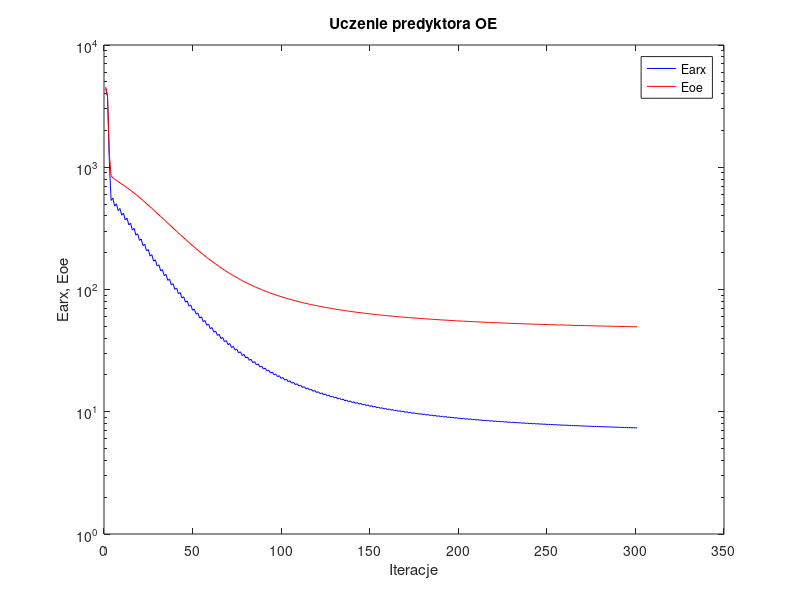
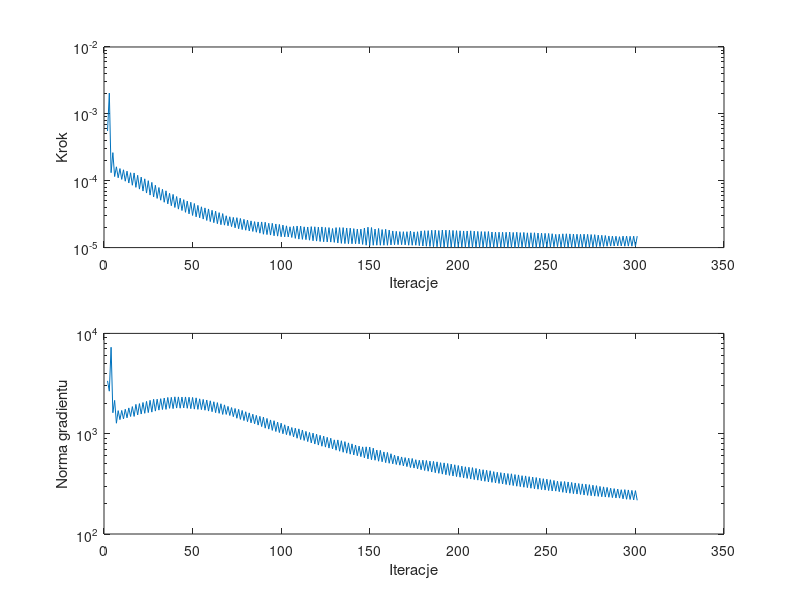

Write the MATLAB code that produced these figures, in order.
%uczenie predyktora oe
clear all;
n=0; farx(n+1)=4.406945e+003; foe(n+1)=4.557609e+003; wspucz(n+1)=0.000000e+000; ng(n+1)=0.000000e+000;
n=1; farx(n+1)=3.758812e+003; foe(n+1)=3.785570e+003; krok(n+1)=5.534736e-004; ng(n+1)=3.361259e+003;
n=2; farx(n+1)=1.128715e+003; foe(n+1)=1.291581e+003; krok(n+1)=2.041615e-003; ng(n+1)=2.655039e+003;
n=3; farx(n+1)=5.350142e+002; foe(n+1)=8.520528e+002; krok(n+1)=1.319295e-004; ng(n+1)=7.274537e+003;
n=4; farx(n+1)=5.597741e+002; foe(n+1)=8.200504e+002; krok(n+1)=2.630324e-004; ng(n+1)=1.617871e+003;
n=5; farx(n+1)=4.813698e+002; foe(n+1)=7.973255e+002; krok(n+1)=1.154043e-004; ng(n+1)=2.148220e+003;
n=6; farx(n+1)=5.023098e+002; foe(n+1)=7.799785e+002; krok(n+1)=1.614953e-004; ng(n+1)=1.272051e+003;
n=7; farx(n+1)=4.415656e+002; foe(n+1)=7.622684e+002; krok(n+1)=1.107642e-004; ng(n+1)=1.698639e+003;
n=8; farx(n+1)=4.603699e+002; foe(n+1)=7.461360e+002; krok(n+1)=1.520709e-004; ng(n+1)=1.381319e+003;
n=9; farx(n+1)=4.052721e+002; foe(n+1)=7.290599e+002; krok(n+1)=1.046887e-004; ng(n+1)=1.705678e+003;
n=10; farx(n+1)=4.209976e+002; foe(n+1)=7.131755e+002; krok(n+1)=1.457243e-004; ng(n+1)=1.405360e+003;
n=11; farx(n+1)=3.704763e+002; foe(n+1)=6.962540e+002; krok(n+1)=9.833971e-005; ng(n+1)=1.752209e+003;
n=12; farx(n+1)=3.837529e+002; foe(n+1)=6.804281e+002; krok(n+1)=1.389822e-004; ng(n+1)=1.440104e+003;
n=13; farx(n+1)=3.375172e+002; foe(n+1)=6.635554e+002; krok(n+1)=9.243013e-005; ng(n+1)=1.807617e+003;
n=14; farx(n+1)=3.488621e+002; foe(n+1)=6.477823e+002; krok(n+1)=1.316270e-004; ng(n+1)=1.484291e+003;
n=15; farx(n+1)=3.072772e+002; foe(n+1)=6.309996e+002; krok(n+1)=8.559513e-005; ng(n+1)=1.863888e+003;
n=16; farx(n+1)=3.166118e+002; foe(n+1)=6.150004e+002; krok(n+1)=1.307587e-004; ng(n+1)=1.486600e+003;
n=17; farx(n+1)=2.782027e+002; foe(n+1)=5.980661e+002; krok(n+1)=7.961977e-005; ng(n+1)=1.960146e+003;
n=18; farx(n+1)=2.863369e+002; foe(n+1)=5.824019e+002; krok(n+1)=1.205665e-004; ng(n+1)=1.537962e+003;
n=19; farx(n+1)=2.520762e+002; foe(n+1)=5.659297e+002; krok(n+1)=7.492449e-005; ng(n+1)=1.995252e+003;
n=20; farx(n+1)=2.591119e+002; foe(n+1)=5.505803e+002; krok(n+1)=1.133097e-004; ng(n+1)=1.570048e+003;
n=21; farx(n+1)=2.284269e+002; foe(n+1)=5.345429e+002; krok(n+1)=7.005353e-005; ng(n+1)=2.046369e+003;
n=22; farx(n+1)=2.345731e+002; foe(n+1)=5.196060e+002; krok(n+1)=1.067624e-004; ng(n+1)=1.596709e+003;
n=23; farx(n+1)=2.070617e+002; foe(n+1)=5.040649e+002; krok(n+1)=6.543012e-005; ng(n+1)=2.099848e+003;
n=24; farx(n+1)=2.125073e+002; foe(n+1)=4.896612e+002; krok(n+1)=1.001340e-004; ng(n+1)=1.623498e+003;
n=25; farx(n+1)=1.879360e+002; foe(n+1)=4.747115e+002; krok(n+1)=6.097986e-005; ng(n+1)=2.151272e+003;
n=26; farx(n+1)=1.927219e+002; foe(n+1)=4.608555e+002; krok(n+1)=9.441524e-005; ng(n+1)=1.641214e+003;
n=27; farx(n+1)=1.706318e+002; foe(n+1)=4.465401e+002; krok(n+1)=5.720244e-005; ng(n+1)=2.202738e+003;
n=28; farx(n+1)=1.749002e+002; foe(n+1)=4.334332e+002; krok(n+1)=8.559513e-005; ng(n+1)=1.679949e+003;
n=29; farx(n+1)=1.553703e+002; foe(n+1)=4.200603e+002; krok(n+1)=5.440277e-005; ng(n+1)=2.208226e+003;
n=30; farx(n+1)=1.592892e+002; foe(n+1)=4.076885e+002; krok(n+1)=7.910691e-005; ng(n+1)=1.718447e+003;
n=31; farx(n+1)=1.418493e+002; foe(n+1)=3.950696e+002; krok(n+1)=5.113377e-005; ng(n+1)=2.233215e+003;
n=32; farx(n+1)=1.454076e+002; foe(n+1)=3.833549e+002; krok(n+1)=7.447980e-005; ng(n+1)=1.742077e+003;
n=33; farx(n+1)=1.297699e+002; foe(n+1)=3.714046e+002; krok(n+1)=4.766085e-005; ng(n+1)=2.266888e+003;
n=34; farx(n+1)=1.329163e+002; foe(n+1)=3.602837e+002; krok(n+1)=7.066590e-005; ng(n+1)=1.747028e+003;
n=35; farx(n+1)=1.187358e+002; foe(n+1)=3.490107e+002; krok(n+1)=4.506169e-005; ng(n+1)=2.298077e+003;
n=36; farx(n+1)=1.217071e+002; foe(n+1)=3.386642e+002; krok(n+1)=6.485137e-005; ng(n+1)=1.790513e+003;
n=37; farx(n+1)=1.090955e+002; foe(n+1)=3.281519e+002; krok(n+1)=4.229784e-005; ng(n+1)=2.303982e+003;
n=38; farx(n+1)=1.117102e+002; foe(n+1)=3.183414e+002; krok(n+1)=6.244891e-005; ng(n+1)=1.778663e+003;
n=39; farx(n+1)=1.002307e+002; foe(n+1)=3.084331e+002; krok(n+1)=3.980988e-005; ng(n+1)=2.331161e+003;
n=40; farx(n+1)=1.026476e+002; foe(n+1)=2.992976e+002; krok(n+1)=5.805985e-005; ng(n+1)=1.800949e+003;
n=41; farx(n+1)=9.235867e+001; foe(n+1)=2.900951e+002; krok(n+1)=3.762088e-005; ng(n+1)=2.326179e+003;
n=42; farx(n+1)=9.450646e+001; foe(n+1)=2.815246e+002; krok(n+1)=5.493831e-005; ng(n+1)=1.795172e+003;
n=43; farx(n+1)=8.519271e+001; foe(n+1)=2.729790e+002; krok(n+1)=3.583315e-005; ng(n+1)=2.318884e+003;
n=44; farx(n+1)=8.723645e+001; foe(n+1)=2.650315e+002; krok(n+1)=5.210339e-005; ng(n+1)=1.807519e+003;
n=45; farx(n+1)=7.877322e+001; foe(n+1)=2.570377e+002; krok(n+1)=3.369455e-005; ng(n+1)=2.324860e+003;
n=46; farx(n+1)=8.060640e+001; foe(n+1)=2.496154e+002; krok(n+1)=4.960813e-005; ng(n+1)=1.792179e+003;
n=47; farx(n+1)=7.295638e+001; foe(n+1)=2.422127e+002; krok(n+1)=3.195675e-005; ng(n+1)=2.308558e+003;
n=48; farx(n+1)=7.462987e+001; foe(n+1)=2.353004e+002; krok(n+1)=4.765565e-005; ng(n+1)=1.776093e+003;
n=49; farx(n+1)=6.766811e+001; foe(n+1)=2.284186e+002; krok(n+1)=3.023762e-005; ng(n+1)=2.298452e+003;
n=50; farx(n+1)=6.919394e+001; foe(n+1)=2.219978e+002; krok(n+1)=4.565415e-005; ng(n+1)=1.758404e+003;
n=51; farx(n+1)=6.284463e+001; foe(n+1)=2.156314e+002; krok(n+1)=2.885108e-005; ng(n+1)=2.277010e+003;
n=52; farx(n+1)=6.424120e+001; foe(n+1)=2.097103e+002; krok(n+1)=4.279756e-005; ng(n+1)=1.748099e+003;
n=53; farx(n+1)=5.849284e+001; foe(n+1)=2.038987e+002; krok(n+1)=2.791016e-005; ng(n+1)=2.226719e+003;
n=54; farx(n+1)=5.981865e+001; foe(n+1)=1.984536e+002; krok(n+1)=4.073849e-005; ng(n+1)=1.738595e+003;
n=55; farx(n+1)=5.456977e+001; foe(n+1)=1.930901e+002; krok(n+1)=2.668806e-005; ng(n+1)=2.196218e+003;
n=56; farx(n+1)=5.580706e+001; foe(n+1)=1.880633e+002; krok(n+1)=3.923630e-005; ng(n+1)=1.714381e+003;
n=57; farx(n+1)=5.100911e+001; foe(n+1)=1.831076e+002; krok(n+1)=2.545461e-005; ng(n+1)=2.166517e+003;
n=58; farx(n+1)=5.214391e+001; foe(n+1)=1.784588e+002; krok(n+1)=3.782669e-005; ng(n+1)=1.681028e+003;
n=59; farx(n+1)=4.774835e+001; foe(n+1)=1.738992e+002; krok(n+1)=2.449700e-005; ng(n+1)=2.127200e+003;
n=60; farx(n+1)=4.881330e+001; foe(n+1)=1.696269e+002; krok(n+1)=3.613934e-005; ng(n+1)=1.656597e+003;
n=61; farx(n+1)=4.480206e+001; foe(n+1)=1.654428e+002; krok(n+1)=2.357491e-005; ng(n+1)=2.081116e+003;
n=62; farx(n+1)=4.579207e+001; foe(n+1)=1.615004e+002; krok(n+1)=3.501276e-005; ng(n+1)=1.620719e+003;
n=63; farx(n+1)=4.209274e+001; foe(n+1)=1.576453e+002; krok(n+1)=2.277170e-005; ng(n+1)=2.041576e+003;
n=64; farx(n+1)=4.303208e+001; foe(n+1)=1.540341e+002; krok(n+1)=3.333618e-005; ng(n+1)=1.597174e+003;
n=65; farx(n+1)=3.965535e+001; foe(n+1)=1.505047e+002; krok(n+1)=2.201176e-005; ng(n+1)=1.988307e+003;
n=66; farx(n+1)=4.052166e+001; foe(n+1)=1.471708e+002; krok(n+1)=3.223481e-005; ng(n+1)=1.556432e+003;
n=67; farx(n+1)=3.737642e+001; foe(n+1)=1.439326e+002; krok(n+1)=2.167257e-005; ng(n+1)=1.938273e+003;
n=68; farx(n+1)=3.823611e+001; foe(n+1)=1.409127e+002; krok(n+1)=2.992557e-005; ng(n+1)=1.556593e+003;
n=69; farx(n+1)=3.536486e+001; foe(n+1)=1.379617e+002; krok(n+1)=2.122479e-005; ng(n+1)=1.871727e+003;
n=70; farx(n+1)=3.617041e+001; foe(n+1)=1.351781e+002; krok(n+1)=2.890345e-005; ng(n+1)=1.519659e+003;
n=71; farx(n+1)=3.352829e+001; foe(n+1)=1.324647e+002; krok(n+1)=2.060293e-005; ng(n+1)=1.821701e+003;
n=72; farx(n+1)=3.428808e+001; foe(n+1)=1.298940e+002; krok(n+1)=2.829063e-005; ng(n+1)=1.478744e+003;
n=73; farx(n+1)=3.185279e+001; foe(n+1)=1.273840e+002; krok(n+1)=1.977673e-005; ng(n+1)=1.784310e+003;
n=74; farx(n+1)=3.255357e+001; foe(n+1)=1.249964e+002; krok(n+1)=2.800232e-005; ng(n+1)=1.425736e+003;
n=75; farx(n+1)=3.029027e+001; foe(n+1)=1.226718e+002; krok(n+1)=1.912864e-005; ng(n+1)=1.749124e+003;
n=76; farx(n+1)=3.095198e+001; foe(n+1)=1.204690e+002; krok(n+1)=2.726938e-005; ng(n+1)=1.388992e+003;
n=77; farx(n+1)=2.885491e+001; foe(n+1)=1.183239e+002; krok(n+1)=1.860264e-005; ng(n+1)=1.705025e+003;
n=78; farx(n+1)=2.947620e+001; foe(n+1)=1.162900e+002; krok(n+1)=2.647223e-005; ng(n+1)=1.352223e+003;
n=79; farx(n+1)=2.753343e+001; foe(n+1)=1.143150e+002; krok(n+1)=1.819728e-005; ng(n+1)=1.655382e+003;
n=80; farx(n+1)=2.812497e+001; foe(n+1)=1.124383e+002; krok(n+1)=2.580710e-005; ng(n+1)=1.318449e+003;
n=81; farx(n+1)=2.631922e+001; foe(n+1)=1.106120e+002; krok(n+1)=1.773106e-005; ng(n+1)=1.612972e+003;
n=82; farx(n+1)=2.687536e+001; foe(n+1)=1.088764e+002; krok(n+1)=2.509886e-005; ng(n+1)=1.283157e+003;
n=83; farx(n+1)=2.519431e+001; foe(n+1)=1.071922e+002; krok(n+1)=1.743790e-005; ng(n+1)=1.564168e+003;
n=84; farx(n+1)=2.573047e+001; foe(n+1)=1.055918e+002; krok(n+1)=2.444110e-005; ng(n+1)=1.255508e+003;
n=85; farx(n+1)=2.416690e+001; foe(n+1)=1.040307e+002; krok(n+1)=1.697768e-005; ng(n+1)=1.523784e+003;
n=86; farx(n+1)=2.467369e+001; foe(n+1)=1.025442e+002; krok(n+1)=2.418894e-005; ng(n+1)=1.218409e+003;
n=87; farx(n+1)=2.321760e+001; foe(n+1)=1.010914e+002; krok(n+1)=1.643712e-005; ng(n+1)=1.489618e+003;
n=88; farx(n+1)=2.369356e+001; foe(n+1)=9.970508e+001; krok(n+1)=2.418894e-005; ng(n+1)=1.177477e+003;
n=89; farx(n+1)=2.233568e+001; foe(n+1)=9.834765e+001; krok(n+1)=1.584198e-005; ng(n+1)=1.464017e+003;
n=90; farx(n+1)=2.277008e+001; foe(n+1)=9.704942e+001; krok(n+1)=2.394830e-005; ng(n+1)=1.135248e+003;
n=91; farx(n+1)=2.149814e+001; foe(n+1)=9.579365e+001; krok(n+1)=1.565988e-005; ng(n+1)=1.419441e+003;
n=92; farx(n+1)=2.191644e+001; foe(n+1)=9.459607e+001; krok(n+1)=2.310648e-005; ng(n+1)=1.110804e+003;
n=93; farx(n+1)=2.073599e+001; foe(n+1)=9.343562e+001; krok(n+1)=1.539716e-005; ng(n+1)=1.371524e+003;
n=94; farx(n+1)=2.113431e+001; foe(n+1)=9.231818e+001; krok(n+1)=2.307378e-005; ng(n+1)=1.078809e+003;
n=95; farx(n+1)=2.001956e+001; foe(n+1)=9.123038e+001; krok(n+1)=1.502405e-005; ng(n+1)=1.347366e+003;
n=96; farx(n+1)=2.039759e+001; foe(n+1)=9.019150e+001; krok(n+1)=2.254192e-005; ng(n+1)=1.051567e+003;
n=97; farx(n+1)=1.935401e+001; foe(n+1)=8.918216e+001; krok(n+1)=1.484032e-005; ng(n+1)=1.304940e+003;
n=98; farx(n+1)=1.971751e+001; foe(n+1)=8.821580e+001; krok(n+1)=2.219138e-005; ng(n+1)=1.026654e+003;
n=99; farx(n+1)=1.873787e+001; foe(n+1)=8.727277e+001; krok(n+1)=1.453671e-005; ng(n+1)=1.272661e+003;
n=100; farx(n+1)=1.907718e+001; foe(n+1)=8.636888e+001; krok(n+1)=2.170937e-005; ng(n+1)=9.989802e+002;
n=101; farx(n+1)=1.815772e+001; foe(n+1)=8.549476e+001; krok(n+1)=1.448879e-005; ng(n+1)=1.226953e+003;
n=102; farx(n+1)=1.848656e+001; foe(n+1)=8.465501e+001; krok(n+1)=2.114892e-005; ng(n+1)=9.782538e+002;
n=103; farx(n+1)=1.761605e+001; foe(n+1)=8.383945e+001; krok(n+1)=1.442554e-005; ng(n+1)=1.190454e+003;
n=104; farx(n+1)=1.793637e+001; foe(n+1)=8.305971e+001; krok(n+1)=2.047517e-005; ng(n+1)=9.600883e+002;
n=105; farx(n+1)=1.712560e+001; foe(n+1)=8.229907e+001; krok(n+1)=1.416371e-005; ng(n+1)=1.152080e+003;
n=106; farx(n+1)=1.742795e+001; foe(n+1)=8.156210e+001; krok(n+1)=2.077412e-005; ng(n+1)=9.298256e+002;
n=107; farx(n+1)=1.666110e+001; foe(n+1)=8.084233e+001; krok(n+1)=1.373458e-005; ng(n+1)=1.135502e+003;
n=108; farx(n+1)=1.694673e+001; foe(n+1)=8.014532e+001; krok(n+1)=2.102242e-005; ng(n+1)=9.010366e+002;
n=109; farx(n+1)=1.621988e+001; foe(n+1)=7.946414e+001; krok(n+1)=1.338683e-005; ng(n+1)=1.116967e+003;
n=110; farx(n+1)=1.648907e+001; foe(n+1)=7.880609e+001; krok(n+1)=2.097007e-005; ng(n+1)=8.749696e+002;
n=111; farx(n+1)=1.579787e+001; foe(n+1)=7.816577e+001; krok(n+1)=1.328171e-005; ng(n+1)=1.088565e+003;
n=112; farx(n+1)=1.605891e+001; foe(n+1)=7.755130e+001; krok(n+1)=2.044242e-005; ng(n+1)=8.568136e+002;
n=113; farx(n+1)=1.540811e+001; foe(n+1)=7.695159e+001; krok(n+1)=1.315377e-005; ng(n+1)=1.054720e+003;
n=114; farx(n+1)=1.565773e+001; foe(n+1)=7.637223e+001; krok(n+1)=2.031935e-005; ng(n+1)=8.345683e+002;
n=115; farx(n+1)=1.504394e+001; foe(n+1)=7.580666e+001; krok(n+1)=1.290553e-005; ng(n+1)=1.029103e+003;
n=116; farx(n+1)=1.528162e+001; foe(n+1)=7.525641e+001; krok(n+1)=2.058283e-005; ng(n+1)=8.097059e+002;
n=117; farx(n+1)=1.469553e+001; foe(n+1)=7.471828e+001; krok(n+1)=1.264803e-005; ng(n+1)=1.013231e+003;
n=118; farx(n+1)=1.492280e+001; foe(n+1)=7.419820e+001; krok(n+1)=2.047517e-005; ng(n+1)=7.885795e+002;
n=119; farx(n+1)=1.436559e+001; foe(n+1)=7.368990e+001; krok(n+1)=1.251675e-005; ng(n+1)=9.883335e+002;
n=120; farx(n+1)=1.458450e+001; foe(n+1)=7.319931e+001; krok(n+1)=2.026093e-005; ng(n+1)=7.704364e+002;
n=121; farx(n+1)=1.405733e+001; foe(n+1)=7.271923e+001; krok(n+1)=1.234279e-005; ng(n+1)=9.638161e+002;
n=122; farx(n+1)=1.426643e+001; foe(n+1)=7.225275e+001; krok(n+1)=2.036925e-005; ng(n+1)=7.502442e+002;
n=123; farx(n+1)=1.376113e+001; foe(n+1)=7.179632e+001; krok(n+1)=1.222055e-005; ng(n+1)=9.468050e+002;
n=124; farx(n+1)=1.396373e+001; foe(n+1)=7.135693e+001; krok(n+1)=1.999909e-005; ng(n+1)=7.351172e+002;
n=125; farx(n+1)=1.348424e+001; foe(n+1)=7.092628e+001; krok(n+1)=1.214216e-005; ng(n+1)=9.203208e+002;
n=126; farx(n+1)=1.367996e+001; foe(n+1)=7.050984e+001; krok(n+1)=1.990494e-005; ng(n+1)=7.185021e+002;
n=127; farx(n+1)=1.321942e+001; foe(n+1)=7.010069e+001; krok(n+1)=1.209447e-005; ng(n+1)=9.012617e+002;
n=128; farx(n+1)=1.340892e+001; foe(n+1)=6.970873e+001; krok(n+1)=1.928098e-005; ng(n+1)=7.059773e+002;
n=129; farx(n+1)=1.297814e+001; foe(n+1)=6.932459e+001; krok(n+1)=1.197415e-005; ng(n+1)=8.683327e+002;
n=130; farx(n+1)=1.315935e+001; foe(n+1)=6.894707e+001; krok(n+1)=1.990494e-005; ng(n+1)=6.848589e+002;
n=131; farx(n+1)=1.274231e+001; foe(n+1)=6.857576e+001; krok(n+1)=1.171380e-005; ng(n+1)=8.666832e+002;
n=132; farx(n+1)=1.291725e+001; foe(n+1)=6.821617e+001; krok(n+1)=1.990494e-005; ng(n+1)=6.690302e+002;
n=133; farx(n+1)=1.251852e+001; foe(n+1)=6.786187e+001; krok(n+1)=1.157184e-005; ng(n+1)=8.505424e+002;
n=134; farx(n+1)=1.268671e+001; foe(n+1)=6.751857e+001; krok(n+1)=1.990494e-005; ng(n+1)=6.532265e+002;
n=135; farx(n+1)=1.230460e+001; foe(n+1)=6.718073e+001; krok(n+1)=1.148266e-005; ng(n+1)=8.333990e+002;
n=136; farx(n+1)=1.246650e+001; foe(n+1)=6.685411e+001; krok(n+1)=1.964039e-005; ng(n+1)=6.394904e+002;
n=137; farx(n+1)=1.210288e+001; foe(n+1)=6.653391e+001; krok(n+1)=1.143043e-005; ng(n+1)=8.102151e+002;
n=138; farx(n+1)=1.225873e+001; foe(n+1)=6.622193e+001; krok(n+1)=1.954543e-005; ng(n+1)=6.252723e+002;
n=139; farx(n+1)=1.190935e+001; foe(n+1)=6.591687e+001; krok(n+1)=1.141354e-005; ng(n+1)=7.917128e+002;
n=140; farx(n+1)=1.206151e+001; foe(n+1)=6.562095e+001; krok(n+1)=1.920477e-005; ng(n+1)=6.142635e+002;
n=141; farx(n+1)=1.172657e+001; foe(n+1)=6.533079e+001; krok(n+1)=1.141354e-005; ng(n+1)=7.713451e+002;
n=142; farx(n+1)=1.187485e+001; foe(n+1)=6.504937e+001; krok(n+1)=1.891271e-005; ng(n+1)=6.032635e+002;
n=143; farx(n+1)=1.155466e+001; foe(n+1)=6.477296e+001; krok(n+1)=1.136531e-005; ng(n+1)=7.521089e+002;
n=144; farx(n+1)=1.169852e+001; foe(n+1)=6.450344e+001; krok(n+1)=1.890200e-005; ng(n+1)=5.906135e+002;
n=145; farx(n+1)=1.139364e+001; foe(n+1)=6.423839e+001; krok(n+1)=1.115447e-005; ng(n+1)=7.388100e+002;
n=146; farx(n+1)=1.153192e+001; foe(n+1)=6.397604e+001; krok(n+1)=1.961815e-005; ng(n+1)=5.749169e+002;
n=147; farx(n+1)=1.123669e+001; foe(n+1)=6.371745e+001; krok(n+1)=1.085468e-005; ng(n+1)=7.397348e+002;
n=148; farx(n+1)=1.136942e+001; foe(n+1)=6.346235e+001; krok(n+1)=2.018691e-005; ng(n+1)=5.606807e+002;
n=149; farx(n+1)=1.108199e+001; foe(n+1)=6.321108e+001; krok(n+1)=1.071362e-005; ng(n+1)=7.361319e+002;
n=150; farx(n+1)=1.121040e+001; foe(n+1)=6.296712e+001; krok(n+1)=1.995189e-005; ng(n+1)=5.500637e+002;
n=151; farx(n+1)=1.093173e+001; foe(n+1)=6.272776e+001; krok(n+1)=1.083629e-005; ng(n+1)=7.172721e+002;
n=152; farx(n+1)=1.105834e+001; foe(n+1)=6.249901e+001; krok(n+1)=1.892601e-005; ng(n+1)=5.439746e+002;
n=153; farx(n+1)=1.079651e+001; foe(n+1)=6.227420e+001; krok(n+1)=1.085468e-005; ng(n+1)=6.869772e+002;
n=154; farx(n+1)=1.091883e+001; foe(n+1)=6.205222e+001; krok(n+1)=1.931405e-005; ng(n+1)=5.317570e+002;
n=155; farx(n+1)=1.066190e+001; foe(n+1)=6.183408e+001; krok(n+1)=1.083629e-005; ng(n+1)=6.818758e+002;
n=156; farx(n+1)=1.078204e+001; foe(n+1)=6.162402e+001; krok(n+1)=1.859953e-005; ng(n+1)=5.250093e+002;
n=157; farx(n+1)=1.053814e+001; foe(n+1)=6.141737e+001; krok(n+1)=1.085468e-005; ng(n+1)=6.581430e+002;
n=158; farx(n+1)=1.065488e+001; foe(n+1)=6.121433e+001; krok(n+1)=1.877358e-005; ng(n+1)=5.145363e+002;
n=159; farx(n+1)=1.041681e+001; foe(n+1)=6.101440e+001; krok(n+1)=1.083629e-005; ng(n+1)=6.504522e+002;
n=160; farx(n+1)=1.053103e+001; foe(n+1)=6.082088e+001; krok(n+1)=1.827909e-005; ng(n+1)=5.073456e+002;
n=161; farx(n+1)=1.030147e+001; foe(n+1)=6.063035e+001; krok(n+1)=1.095376e-005; ng(n+1)=6.311249e+002;
n=162; farx(n+1)=1.041342e+001; foe(n+1)=6.044588e+001; krok(n+1)=1.773994e-005; ng(n+1)=5.008479e+002;
n=163; farx(n+1)=1.019320e+001; foe(n+1)=6.026423e+001; krok(n+1)=1.103022e-005; ng(n+1)=6.116354e+002;
n=164; farx(n+1)=1.030239e+001; foe(n+1)=6.008695e+001; krok(n+1)=1.751338e-005; ng(n+1)=4.930730e+002;
n=165; farx(n+1)=1.008963e+001; foe(n+1)=5.991250e+001; krok(n+1)=1.106017e-005; ng(n+1)=5.978486e+002;
n=166; farx(n+1)=1.019660e+001; foe(n+1)=5.974205e+001; krok(n+1)=1.733471e-005; ng(n+1)=4.856488e+002;
n=167; farx(n+1)=9.990940e+000; foe(n+1)=5.957402e+001; krok(n+1)=1.104492e-005; ng(n+1)=5.863997e+002;
n=168; farx(n+1)=1.009560e+001; foe(n+1)=5.940956e+001; krok(n+1)=1.729605e-005; ng(n+1)=4.777678e+002;
n=169; farx(n+1)=9.896301e+000; foe(n+1)=5.924713e+001; krok(n+1)=1.099167e-005; ng(n+1)=5.777383e+002;
n=170; farx(n+1)=9.998526e+000; foe(n+1)=5.908817e+001; krok(n+1)=1.729605e-005; ng(n+1)=4.698101e+002;
n=171; farx(n+1)=9.806612e+000; foe(n+1)=5.893103e+001; krok(n+1)=1.085468e-005; ng(n+1)=5.695954e+002;
n=172; farx(n+1)=9.905457e+000; foe(n+1)=5.877588e+001; krok(n+1)=1.763713e-005; ng(n+1)=4.599899e+002;
n=173; farx(n+1)=9.716893e+000; foe(n+1)=5.862296e+001; krok(n+1)=1.083629e-005; ng(n+1)=5.658699e+002;
n=174; farx(n+1)=9.813844e+000; foe(n+1)=5.847429e+001; krok(n+1)=1.718695e-005; ng(n+1)=4.544924e+002;
n=175; farx(n+1)=9.633015e+000; foe(n+1)=5.832773e+001; krok(n+1)=1.085468e-005; ng(n+1)=5.501980e+002;
n=176; farx(n+1)=9.727465e+000; foe(n+1)=5.818347e+001; krok(n+1)=1.726474e-005; ng(n+1)=4.466236e+002;
n=177; farx(n+1)=9.553227e+000; foe(n+1)=5.804140e+001; krok(n+1)=1.069939e-005; ng(n+1)=5.434077e+002;
n=178; farx(n+1)=9.644968e+000; foe(n+1)=5.790002e+001; krok(n+1)=1.777520e-005; ng(n+1)=4.370797e+002;
n=179; farx(n+1)=9.474098e+000; foe(n+1)=5.776084e+001; krok(n+1)=1.055114e-005; ng(n+1)=5.442776e+002;
n=180; farx(n+1)=9.564111e+000; foe(n+1)=5.762368e+001; krok(n+1)=1.791657e-005; ng(n+1)=4.297629e+002;
n=181; farx(n+1)=9.397498e+000; foe(n+1)=5.748815e+001; krok(n+1)=1.046329e-005; ng(n+1)=5.403633e+002;
n=182; farx(n+1)=9.485238e+000; foe(n+1)=5.735510e+001; krok(n+1)=1.792006e-005; ng(n+1)=4.227103e+002;
n=183; farx(n+1)=9.324051e+000; foe(n+1)=5.722386e+001; krok(n+1)=1.039083e-005; ng(n+1)=5.325710e+002;
n=184; farx(n+1)=9.409764e+000; foe(n+1)=5.709419e+001; krok(n+1)=1.816250e-005; ng(n+1)=4.151076e+002;
n=185; farx(n+1)=9.252345e+000; foe(n+1)=5.696618e+001; krok(n+1)=1.030147e-005; ng(n+1)=5.298265e+002;
n=186; farx(n+1)=9.336170e+000; foe(n+1)=5.684031e+001; krok(n+1)=1.821554e-005; ng(n+1)=4.083821e+002;
n=187; farx(n+1)=9.182421e+000; foe(n+1)=5.671600e+001; krok(n+1)=1.029142e-005; ng(n+1)=5.239480e+002;
n=188; farx(n+1)=9.264642e+000; foe(n+1)=5.659458e+001; krok(n+1)=1.799457e-005; ng(n+1)=4.029131e+002;
n=189; farx(n+1)=9.116455e+000; foe(n+1)=5.647459e+001; krok(n+1)=1.023989e-005; ng(n+1)=5.141136e+002;
n=190; farx(n+1)=9.196643e+000; foe(n+1)=5.635590e+001; krok(n+1)=1.827909e-005; ng(n+1)=3.955588e+002;
n=191; farx(n+1)=9.051510e+000; foe(n+1)=5.623871e+001; krok(n+1)=1.017255e-005; ng(n+1)=5.116630e+002;
n=192; farx(n+1)=9.130045e+000; foe(n+1)=5.612368e+001; krok(n+1)=1.821997e-005; ng(n+1)=3.897210e+002;
n=193; farx(n+1)=8.988846e+000; foe(n+1)=5.601008e+001; krok(n+1)=1.015759e-005; ng(n+1)=5.044266e+002;
n=194; farx(n+1)=9.065805e+000; foe(n+1)=5.589858e+001; krok(n+1)=1.815977e-005; ng(n+1)=3.840551e+002;
n=195; farx(n+1)=8.928259e+000; foe(n+1)=5.578841e+001; krok(n+1)=1.015216e-005; ng(n+1)=4.973975e+002;
n=196; farx(n+1)=9.003744e+000; foe(n+1)=5.568043e+001; krok(n+1)=1.804864e-005; ng(n+1)=3.787441e+002;
n=197; farx(n+1)=8.869873e+000; foe(n+1)=5.557367e+001; krok(n+1)=1.015216e-005; ng(n+1)=4.898702e+002;
n=198; farx(n+1)=8.943760e+000; foe(n+1)=5.546901e+001; krok(n+1)=1.792006e-005; ng(n+1)=3.735112e+002;
n=199; farx(n+1)=8.813599e+000; foe(n+1)=5.536566e+001; krok(n+1)=1.015968e-005; ng(n+1)=4.817411e+002;
n=200; farx(n+1)=8.886031e+000; foe(n+1)=5.526414e+001; krok(n+1)=1.782892e-005; ng(n+1)=3.683686e+002;
n=201; farx(n+1)=8.759251e+000; foe(n+1)=5.516389e+001; krok(n+1)=1.015968e-005; ng(n+1)=4.746517e+002;
n=202; farx(n+1)=8.830303e+000; foe(n+1)=5.506540e+001; krok(n+1)=1.773994e-005; ng(n+1)=3.633766e+002;
n=203; farx(n+1)=8.706769e+000; foe(n+1)=5.496811e+001; krok(n+1)=1.015759e-005; ng(n+1)=4.678418e+002;
n=204; farx(n+1)=8.776692e+000; foe(n+1)=5.487249e+001; krok(n+1)=1.771309e-005; ng(n+1)=3.584721e+002;
n=205; farx(n+1)=8.656349e+000; foe(n+1)=5.477779e+001; krok(n+1)=1.010485e-005; ng(n+1)=4.627570e+002;
n=206; farx(n+1)=8.724822e+000; foe(n+1)=5.468446e+001; krok(n+1)=1.782680e-005; ng(n+1)=3.529480e+002;
n=207; farx(n+1)=8.606776e+000; foe(n+1)=5.459209e+001; krok(n+1)=1.009346e-005; ng(n+1)=4.587928e+002;
n=208; farx(n+1)=8.673942e+000; foe(n+1)=5.450170e+001; krok(n+1)=1.760998e-005; ng(n+1)=3.486838e+002;
n=209; farx(n+1)=8.559057e+000; foe(n+1)=5.441230e+001; krok(n+1)=1.013046e-005; ng(n+1)=4.503453e+002;
n=210; farx(n+1)=8.624957e+000; foe(n+1)=5.432463e+001; krok(n+1)=1.744002e-005; ng(n+1)=3.444002e+002;
n=211; farx(n+1)=8.513073e+000; foe(n+1)=5.423797e+001; krok(n+1)=1.015216e-005; ng(n+1)=4.427646e+002;
n=212; farx(n+1)=8.577891e+000; foe(n+1)=5.415279e+001; krok(n+1)=1.736589e-005; ng(n+1)=3.400425e+002;
n=213; farx(n+1)=8.468696e+000; foe(n+1)=5.406847e+001; krok(n+1)=1.013760e-005; ng(n+1)=4.371912e+002;
n=214; farx(n+1)=8.532269e+000; foe(n+1)=5.398552e+001; krok(n+1)=1.733471e-005; ng(n+1)=3.354869e+002;
n=215; farx(n+1)=8.425854e+000; foe(n+1)=5.390346e+001; krok(n+1)=1.010485e-005; ng(n+1)=4.317422e+002;
n=216; farx(n+1)=8.488058e+000; foe(n+1)=5.382244e+001; krok(n+1)=1.738167e-005; ng(n+1)=3.306428e+002;
n=217; farx(n+1)=8.383577e+000; foe(n+1)=5.374247e+001; krok(n+1)=1.013046e-005; ng(n+1)=4.269882e+002;
n=218; farx(n+1)=8.444745e+000; foe(n+1)=5.366405e+001; krok(n+1)=1.709205e-005; ng(n+1)=3.272403e+002;
n=219; farx(n+1)=8.343159e+000; foe(n+1)=5.358663e+001; krok(n+1)=1.017076e-005; ng(n+1)=4.185749e+002;
n=220; farx(n+1)=8.403213e+000; foe(n+1)=5.351031e+001; krok(n+1)=1.700060e-005; ng(n+1)=3.232096e+002;
n=221; farx(n+1)=8.303946e+000; foe(n+1)=5.343500e+001; krok(n+1)=1.018440e-005; ng(n+1)=4.127277e+002;
n=222; farx(n+1)=8.363261e+000; foe(n+1)=5.336073e+001; krok(n+1)=1.697768e-005; ng(n+1)=3.193534e+002;
n=223; farx(n+1)=8.265980e+000; foe(n+1)=5.328718e+001; krok(n+1)=1.015759e-005; ng(n+1)=4.090558e+002;
n=224; farx(n+1)=8.324306e+000; foe(n+1)=5.321477e+001; krok(n+1)=1.695813e-005; ng(n+1)=3.153271e+002;
n=225; farx(n+1)=8.229142e+000; foe(n+1)=5.314302e+001; krok(n+1)=1.013760e-005; ng(n+1)=4.046199e+002;
n=226; farx(n+1)=8.286460e+000; foe(n+1)=5.307236e+001; krok(n+1)=1.695813e-005; ng(n+1)=3.112799e+002;
n=227; farx(n+1)=8.193428e+000; foe(n+1)=5.300235e+001; krok(n+1)=1.010485e-005; ng(n+1)=4.003817e+002;
n=228; farx(n+1)=8.249943e+000; foe(n+1)=5.293327e+001; krok(n+1)=1.707914e-005; ng(n+1)=3.070867e+002;
n=229; farx(n+1)=8.158149e+000; foe(n+1)=5.286465e+001; krok(n+1)=1.009346e-005; ng(n+1)=3.983985e+002;
n=230; farx(n+1)=8.213729e+000; foe(n+1)=5.279757e+001; krok(n+1)=1.684728e-005; ng(n+1)=3.039583e+002;
n=231; farx(n+1)=8.124628e+000; foe(n+1)=5.273096e+001; krok(n+1)=1.008355e-005; ng(n+1)=3.913492e+002;
n=232; farx(n+1)=8.179074e+000; foe(n+1)=5.266517e+001; krok(n+1)=1.697768e-005; ng(n+1)=2.995455e+002;
n=233; farx(n+1)=8.091276e+000; foe(n+1)=5.260000e+001; krok(n+1)=1.009346e-005; ng(n+1)=3.883402e+002;
n=234; farx(n+1)=8.144857e+000; foe(n+1)=5.253612e+001; krok(n+1)=1.672925e-005; ng(n+1)=2.966351e+002;
n=235; farx(n+1)=8.059480e+000; foe(n+1)=5.247284e+001; krok(n+1)=1.010485e-005; ng(n+1)=3.813747e+002;
n=236; farx(n+1)=8.112300e+000; foe(n+1)=5.241032e+001; krok(n+1)=1.684728e-005; ng(n+1)=2.927167e+002;
n=237; farx(n+1)=8.028040e+000; foe(n+1)=5.234827e+001; krok(n+1)=1.009346e-005; ng(n+1)=3.794364e+002;
n=238; farx(n+1)=8.079976e+000; foe(n+1)=5.228745e+001; krok(n+1)=1.663384e-005; ng(n+1)=2.897809e+002;
n=239; farx(n+1)=7.997948e+000; foe(n+1)=5.222715e+001; krok(n+1)=1.010485e-005; ng(n+1)=3.729155e+002;
n=240; farx(n+1)=8.048932e+000; foe(n+1)=5.216761e+001; krok(n+1)=1.666649e-005; ng(n+1)=2.860481e+002;
n=241; farx(n+1)=7.968546e+000; foe(n+1)=5.210868e+001; krok(n+1)=1.008355e-005; ng(n+1)=3.692351e+002;
n=242; farx(n+1)=8.018653e+000; foe(n+1)=5.205044e+001; krok(n+1)=1.666649e-005; ng(n+1)=2.825360e+002;
n=243; farx(n+1)=7.939624e+000; foe(n+1)=5.199286e+001; krok(n+1)=1.010255e-005; ng(n+1)=3.653948e+002;
n=244; farx(n+1)=7.988978e+000; foe(n+1)=5.193615e+001; krok(n+1)=1.649119e-005; ng(n+1)=2.797402e+002;
n=245; farx(n+1)=7.911647e+000; foe(n+1)=5.188007e+001; krok(n+1)=1.013760e-005; ng(n+1)=3.598670e+002;
n=246; farx(n+1)=7.960344e+000; foe(n+1)=5.182475e+001; krok(n+1)=1.641304e-005; ng(n+1)=2.768295e+002;
n=247; farx(n+1)=7.884411e+000; foe(n+1)=5.176996e+001; krok(n+1)=1.015216e-005; ng(n+1)=3.558684e+002;
n=248; farx(n+1)=7.932474e+000; foe(n+1)=5.171599e+001; krok(n+1)=1.632874e-005; ng(n+1)=2.741866e+002;
n=249; farx(n+1)=7.858015e+000; foe(n+1)=5.166246e+001; krok(n+1)=1.015216e-005; ng(n+1)=3.519013e+002;
n=250; farx(n+1)=7.905239e+000; foe(n+1)=5.160969e+001; krok(n+1)=1.625849e-005; ng(n+1)=2.712173e+002;
n=251; farx(n+1)=7.832246e+000; foe(n+1)=5.155743e+001; krok(n+1)=1.017255e-005; ng(n+1)=3.473829e+002;
n=252; farx(n+1)=7.878588e+000; foe(n+1)=5.150588e+001; krok(n+1)=1.611741e-005; ng(n+1)=2.685291e+002;
n=253; farx(n+1)=7.806657e+000; foe(n+1)=5.145497e+001; krok(n+1)=1.029142e-005; ng(n+1)=3.418868e+002;
n=254; farx(n+1)=7.852725e+000; foe(n+1)=5.140504e+001; krok(n+1)=1.576802e-005; ng(n+1)=2.677444e+002;
n=255; farx(n+1)=7.782656e+000; foe(n+1)=5.135546e+001; krok(n+1)=1.030147e-005; ng(n+1)=3.361065e+002;
n=256; farx(n+1)=7.827913e+000; foe(n+1)=5.130644e+001; krok(n+1)=1.583652e-005; ng(n+1)=2.642667e+002;
n=257; farx(n+1)=7.759298e+000; foe(n+1)=5.125786e+001; krok(n+1)=1.023989e-005; ng(n+1)=3.333930e+002;
n=258; farx(n+1)=7.804003e+000; foe(n+1)=5.120964e+001; krok(n+1)=1.607373e-005; ng(n+1)=2.605150e+002;
n=259; farx(n+1)=7.736166e+000; foe(n+1)=5.116176e+001; krok(n+1)=1.015968e-005; ng(n+1)=3.335055e+002;
n=260; farx(n+1)=7.780139e+000; foe(n+1)=5.111448e+001; krok(n+1)=1.608814e-005; ng(n+1)=2.575374e+002;
n=261; farx(n+1)=7.713455e+000; foe(n+1)=5.106760e+001; krok(n+1)=1.015759e-005; ng(n+1)=3.303595e+002;
n=262; farx(n+1)=7.756761e+000; foe(n+1)=5.102134e+001; krok(n+1)=1.602405e-005; ng(n+1)=2.549774e+002;
n=263; farx(n+1)=7.691284e+000; foe(n+1)=5.097550e+001; krok(n+1)=1.017255e-005; ng(n+1)=3.265601e+002;
n=264; farx(n+1)=7.733964e+000; foe(n+1)=5.093025e+001; krok(n+1)=1.595012e-005; ng(n+1)=2.525393e+002;
n=265; farx(n+1)=7.669626e+000; foe(n+1)=5.088541e+001; krok(n+1)=1.019428e-005; ng(n+1)=3.228130e+002;
n=266; farx(n+1)=7.711683e+000; foe(n+1)=5.084116e+001; krok(n+1)=1.584198e-005; ng(n+1)=2.502645e+002;
n=267; farx(n+1)=7.648537e+000; foe(n+1)=5.079734e+001; krok(n+1)=1.022121e-005; ng(n+1)=3.187062e+002;
n=268; farx(n+1)=7.690132e+000; foe(n+1)=5.075404e+001; krok(n+1)=1.580481e-005; ng(n+1)=2.479649e+002;
n=269; farx(n+1)=7.628171e+000; foe(n+1)=5.071108e+001; krok(n+1)=1.018440e-005; ng(n+1)=3.159898e+002;
n=270; farx(n+1)=7.669095e+000; foe(n+1)=5.066853e+001; krok(n+1)=1.588017e-005; ng(n+1)=2.449614e+002;
n=271; farx(n+1)=7.607971e+000; foe(n+1)=5.062638e+001; krok(n+1)=1.018462e-005; ng(n+1)=3.137144e+002;
n=272; farx(n+1)=7.648397e+000; foe(n+1)=5.058476e+001; krok(n+1)=1.579136e-005; ng(n+1)=2.428560e+002;
n=273; farx(n+1)=7.588239e+000; foe(n+1)=5.054350e+001; krok(n+1)=1.021265e-005; ng(n+1)=3.103084e+002;
n=274; farx(n+1)=7.628147e+000; foe(n+1)=5.050280e+001; krok(n+1)=1.567018e-005; ng(n+1)=2.408752e+002;
n=275; farx(n+1)=7.569069e+000; foe(n+1)=5.046243e+001; krok(n+1)=1.023758e-005; ng(n+1)=3.064961e+002;
n=276; farx(n+1)=7.608455e+000; foe(n+1)=5.042257e+001; krok(n+1)=1.560740e-005; ng(n+1)=2.386879e+002;
n=277; farx(n+1)=7.550132e+000; foe(n+1)=5.038303e+001; krok(n+1)=1.029142e-005; ng(n+1)=3.033028e+002;
n=278; farx(n+1)=7.588989e+000; foe(n+1)=5.034414e+001; krok(n+1)=1.535224e-005; ng(n+1)=2.372743e+002;
n=279; farx(n+1)=7.531888e+000; foe(n+1)=5.030556e+001; krok(n+1)=1.035782e-005; ng(n+1)=2.980525e+002;
n=280; farx(n+1)=7.570283e+000; foe(n+1)=5.026747e+001; krok(n+1)=1.527639e-005; ng(n+1)=2.353223e+002;
n=281; farx(n+1)=7.514030e+000; foe(n+1)=5.022967e+001; krok(n+1)=1.038706e-005; ng(n+1)=2.949788e+002;
n=282; farx(n+1)=7.551938e+000; foe(n+1)=5.019238e+001; krok(n+1)=1.515663e-005; ng(n+1)=2.336024e+002;
n=283; farx(n+1)=7.496442e+000; foe(n+1)=5.015537e+001; krok(n+1)=1.046074e-005; ng(n+1)=2.913558e+002;
n=284; farx(n+1)=7.533846e+000; foe(n+1)=5.011895e+001; krok(n+1)=1.489745e-005; ng(n+1)=2.325065e+002;
n=285; farx(n+1)=7.479543e+000; foe(n+1)=5.008282e+001; krok(n+1)=1.052881e-005; ng(n+1)=2.861831e+002;
n=286; farx(n+1)=7.516492e+000; foe(n+1)=5.004710e+001; krok(n+1)=1.484784e-005; ng(n+1)=2.305699e+002;
n=287; farx(n+1)=7.462980e+000; foe(n+1)=5.001165e+001; krok(n+1)=1.054828e-005; ng(n+1)=2.834570e+002;
n=288; farx(n+1)=7.499506e+000; foe(n+1)=4.997663e+001; krok(n+1)=1.477879e-005; ng(n+1)=2.288253e+002;
n=289; farx(n+1)=7.446587e+000; foe(n+1)=4.994186e+001; krok(n+1)=1.061240e-005; ng(n+1)=2.806490e+002;
n=290; farx(n+1)=7.482730e+000; foe(n+1)=4.990762e+001; krok(n+1)=1.455793e-005; ng(n+1)=2.279972e+002;
n=291; farx(n+1)=7.431260e+000; foe(n+1)=4.987360e+001; krok(n+1)=1.057446e-005; ng(n+1)=2.763843e+002;
n=292; farx(n+1)=7.466880e+000; foe(n+1)=4.983977e+001; krok(n+1)=1.484241e-005; ng(n+1)=2.242961e+002;
n=293; farx(n+1)=7.415844e+000; foe(n+1)=4.980618e+001; krok(n+1)=1.048504e-005; ng(n+1)=2.769332e+002;
n=294; farx(n+1)=7.450988e+000; foe(n+1)=4.977291e+001; krok(n+1)=1.486954e-005; ng(n+1)=2.220562e+002;
n=295; farx(n+1)=7.400497e+000; foe(n+1)=4.973991e+001; krok(n+1)=1.051121e-005; ng(n+1)=2.749197e+002;
n=296; farx(n+1)=7.435357e+000; foe(n+1)=4.970733e+001; krok(n+1)=1.476011e-005; ng(n+1)=2.209510e+002;
n=297; farx(n+1)=7.385812e+000; foe(n+1)=4.967494e+001; krok(n+1)=1.048504e-005; ng(n+1)=2.722557e+002;
n=298; farx(n+1)=7.420161e+000; foe(n+1)=4.964285e+001; krok(n+1)=1.484241e-005; ng(n+1)=2.184943e+002;
n=299; farx(n+1)=7.371261e+000; foe(n+1)=4.961099e+001; krok(n+1)=1.046329e-005; ng(n+1)=2.706573e+002;
n=300; farx(n+1)=7.405206e+000; foe(n+1)=4.957945e+001; krok(n+1)=1.484032e-005; ng(n+1)=2.166629e+002;

figure; semilogy(farx,'b'); hold on; semilogy(foe,'r'); xlabel('Iteracje'); ylabel('Earx, Eoe'); legend('Earx','Eoe'); title('Uczenie predyktora OE');
figure; subplot(2,1,1); semilogy(krok); xlabel('Iteracje'); ylabel('Krok');
subplot(2,1,2); semilogy(ng); xlabel('Iteracje'); ylabel('Norma gradientu');
Earx=farx(n+1)
Eoe=foe(n+1)
